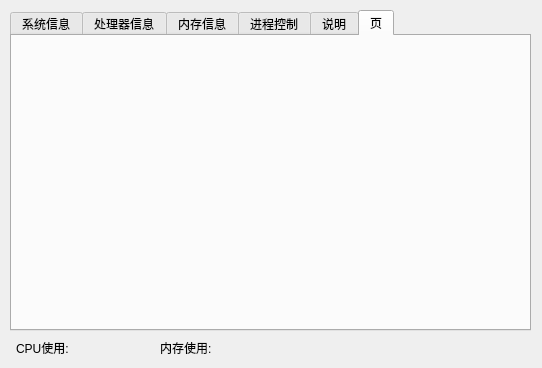
<?xml version="1.0" encoding="UTF-8"?>
<ui version="4.0">
 <class>Widget</class>
 <widget class="QWidget" name="Widget">
  <property name="geometry">
   <rect>
    <x>0</x>
    <y>0</y>
    <width>542</width>
    <height>368</height>
   </rect>
  </property>
  <property name="windowTitle">
   <string>系统资源监控器</string>
  </property>
  <widget class="QTabWidget" name="tabWidget">
   <property name="geometry">
    <rect>
     <x>10</x>
     <y>10</y>
     <width>521</width>
     <height>321</height>
    </rect>
   </property>
   <property name="currentIndex">
    <number>5</number>
   </property>
   <widget class="QWidget" name="sysInfoPage">
    <property name="toolTip">
     <string/>
    </property>
    <property name="whatsThis">
     <string/>
    </property>
    <attribute name="title">
     <string>系统信息</string>
    </attribute>
    <widget class="QFrame" name="sysframe">
     <property name="geometry">
      <rect>
       <x>9</x>
       <y>10</y>
       <width>501</width>
       <height>128</height>
      </rect>
     </property>
     <property name="frameShape">
      <enum>QFrame::Box</enum>
     </property>
     <property name="frameShadow">
      <enum>QFrame::Sunken</enum>
     </property>
     <widget class="QLabel" name="host_namelabel">
      <property name="geometry">
       <rect>
        <x>20</x>
        <y>10</y>
        <width>100</width>
        <height>30</height>
       </rect>
      </property>
      <property name="text">
       <string>主机名：</string>
      </property>
     </widget>
     <widget class="QLabel" name="start_timelabel">
      <property name="geometry">
       <rect>
        <x>20</x>
        <y>45</y>
        <width>105</width>
        <height>30</height>
       </rect>
      </property>
      <property name="text">
       <string>系统启动时间：</string>
      </property>
     </widget>
     <widget class="QLabel" name="run_timelabel">
      <property name="geometry">
       <rect>
        <x>20</x>
        <y>80</y>
        <width>105</width>
        <height>30</height>
       </rect>
      </property>
      <property name="text">
       <string>系统运行时间：</string>
      </property>
     </widget>
     <widget class="QLabel" name="host_msglabel">
      <property name="geometry">
       <rect>
        <x>170</x>
        <y>10</y>
        <width>300</width>
        <height>30</height>
       </rect>
      </property>
      <property name="text">
       <string/>
      </property>
     </widget>
     <widget class="QLabel" name="start_msglabel">
      <property name="geometry">
       <rect>
        <x>170</x>
        <y>45</y>
        <width>300</width>
        <height>30</height>
       </rect>
      </property>
      <property name="text">
       <string/>
      </property>
     </widget>
     <widget class="QLabel" name="run_msglabel">
      <property name="geometry">
       <rect>
        <x>170</x>
        <y>80</y>
        <width>300</width>
        <height>30</height>
       </rect>
      </property>
      <property name="text">
       <string/>
      </property>
     </widget>
    </widget>
    <widget class="QFrame" name="cpuframe">
     <property name="geometry">
      <rect>
       <x>10</x>
       <y>150</y>
       <width>501</width>
       <height>128</height>
      </rect>
     </property>
     <property name="frameShape">
      <enum>QFrame::Box</enum>
     </property>
     <property name="frameShadow">
      <enum>QFrame::Sunken</enum>
     </property>
     <widget class="QLabel" name="cpu_namelabel">
      <property name="geometry">
       <rect>
        <x>20</x>
        <y>10</y>
        <width>100</width>
        <height>30</height>
       </rect>
      </property>
      <property name="text">
       <string>CPU型号：</string>
      </property>
     </widget>
     <widget class="QLabel" name="cpu_frenamelabel">
      <property name="geometry">
       <rect>
        <x>20</x>
        <y>45</y>
        <width>105</width>
        <height>30</height>
       </rect>
      </property>
      <property name="text">
       <string>CPU主频：</string>
      </property>
     </widget>
     <widget class="QLabel" name="ed_namelabel">
      <property name="geometry">
       <rect>
        <x>20</x>
        <y>80</y>
        <width>105</width>
        <height>30</height>
       </rect>
      </property>
      <property name="text">
       <string>系统版本号：</string>
      </property>
     </widget>
     <widget class="QLabel" name="cpu_msglabel">
      <property name="geometry">
       <rect>
        <x>170</x>
        <y>10</y>
        <width>300</width>
        <height>30</height>
       </rect>
      </property>
      <property name="text">
       <string/>
      </property>
     </widget>
     <widget class="QLabel" name="cpu_fremsglabel">
      <property name="geometry">
       <rect>
        <x>170</x>
        <y>45</y>
        <width>300</width>
        <height>30</height>
       </rect>
      </property>
      <property name="text">
       <string/>
      </property>
     </widget>
     <widget class="QLabel" name="ed_msglabel">
      <property name="geometry">
       <rect>
        <x>170</x>
        <y>80</y>
        <width>300</width>
        <height>30</height>
       </rect>
      </property>
      <property name="text">
       <string/>
      </property>
     </widget>
    </widget>
   </widget>
   <widget class="QWidget" name="funcInfoPage">
    <attribute name="title">
     <string>处理器信息</string>
    </attribute>
    <widget class="QWidget" name="verticalLayoutWidget">
     <property name="geometry">
      <rect>
       <x>-20</x>
       <y>40</y>
       <width>571</width>
       <height>271</height>
      </rect>
     </property>
     <layout class="QVBoxLayout" name="verticalLayout">
      <property name="spacing">
       <number>0</number>
      </property>
      <property name="sizeConstraint">
       <enum>QLayout::SetMaximumSize</enum>
      </property>
     </layout>
    </widget>
    <widget class="QLabel" name="label_4">
     <property name="geometry">
      <rect>
       <x>10</x>
       <y>10</y>
       <width>101</width>
       <height>17</height>
      </rect>
     </property>
     <property name="text">
      <string>CPU使用率:</string>
     </property>
    </widget>
   </widget>
   <widget class="QWidget" name="meminfotab">
    <attribute name="title">
     <string>内存信息</string>
    </attribute>
    <widget class="QLabel" name="label_9">
     <property name="geometry">
      <rect>
       <x>10</x>
       <y>10</y>
       <width>67</width>
       <height>17</height>
      </rect>
     </property>
     <property name="text">
      <string>内存</string>
     </property>
    </widget>
    <widget class="QLabel" name="label_10">
     <property name="geometry">
      <rect>
       <x>10</x>
       <y>30</y>
       <width>91</width>
       <height>41</height>
      </rect>
     </property>
     <property name="text">
      <string>TextLabel</string>
     </property>
    </widget>
    <widget class="QLabel" name="label_11">
     <property name="geometry">
      <rect>
       <x>10</x>
       <y>70</y>
       <width>91</width>
       <height>41</height>
      </rect>
     </property>
     <property name="text">
      <string>TextLabel</string>
     </property>
    </widget>
    <widget class="QLabel" name="label_12">
     <property name="geometry">
      <rect>
       <x>10</x>
       <y>210</y>
       <width>91</width>
       <height>41</height>
      </rect>
     </property>
     <property name="text">
      <string>TextLabel</string>
     </property>
    </widget>
    <widget class="QLabel" name="label_14">
     <property name="geometry">
      <rect>
       <x>10</x>
       <y>170</y>
       <width>91</width>
       <height>41</height>
      </rect>
     </property>
     <property name="text">
      <string>TextLabel</string>
     </property>
    </widget>
    <widget class="QLabel" name="label_13">
     <property name="geometry">
      <rect>
       <x>10</x>
       <y>150</y>
       <width>71</width>
       <height>21</height>
      </rect>
     </property>
     <property name="text">
      <string>内存交换</string>
     </property>
    </widget>
    <widget class="QWidget" name="verticalLayoutWidget_2">
     <property name="geometry">
      <rect>
       <x>80</x>
       <y>-30</y>
       <width>481</width>
       <height>201</height>
      </rect>
     </property>
     <layout class="QVBoxLayout" name="verticalLayout_2">
      <property name="spacing">
       <number>0</number>
      </property>
      <property name="sizeConstraint">
       <enum>QLayout::SetMaximumSize</enum>
      </property>
     </layout>
    </widget>
    <widget class="QWidget" name="verticalLayoutWidget_3">
     <property name="geometry">
      <rect>
       <x>80</x>
       <y>130</y>
       <width>481</width>
       <height>199</height>
      </rect>
     </property>
     <layout class="QVBoxLayout" name="verticalLayout_3">
      <property name="spacing">
       <number>0</number>
      </property>
      <property name="sizeConstraint">
       <enum>QLayout::SetMaximumSize</enum>
      </property>
     </layout>
    </widget>
    <widget class="QWidget" name="verticalLayoutWidget_4">
     <property name="geometry">
      <rect>
       <x>-10</x>
       <y>0</y>
       <width>121</width>
       <height>291</height>
      </rect>
     </property>
     <layout class="QVBoxLayout" name="verticalLayout_4">
      <property name="spacing">
       <number>0</number>
      </property>
      <property name="sizeConstraint">
       <enum>QLayout::SetMaximumSize</enum>
      </property>
     </layout>
    </widget>
    <zorder>verticalLayoutWidget_2</zorder>
    <zorder>verticalLayoutWidget_3</zorder>
    <zorder>verticalLayoutWidget_4</zorder>
    <zorder>label_9</zorder>
    <zorder>label_14</zorder>
    <zorder>label_12</zorder>
    <zorder>label_13</zorder>
    <zorder>label_11</zorder>
    <zorder>label_10</zorder>
   </widget>
   <widget class="QWidget" name="procInfoPage">
    <attribute name="title">
     <string>进程控制</string>
    </attribute>
    <widget class="QTableWidget" name="tableWidget">
     <property name="geometry">
      <rect>
       <x>4</x>
       <y>4</y>
       <width>509</width>
       <height>238</height>
      </rect>
     </property>
    </widget>
    <widget class="QLabel" name="label_7">
     <property name="geometry">
      <rect>
       <x>20</x>
       <y>250</y>
       <width>101</width>
       <height>30</height>
      </rect>
     </property>
     <property name="text">
      <string>运行数：</string>
     </property>
    </widget>
    <widget class="QPushButton" name="pushButton">
     <property name="geometry">
      <rect>
       <x>410</x>
       <y>248</y>
       <width>89</width>
       <height>35</height>
      </rect>
     </property>
     <property name="text">
      <string>结束进程</string>
     </property>
    </widget>
    <widget class="QLabel" name="label_8">
     <property name="geometry">
      <rect>
       <x>140</x>
       <y>250</y>
       <width>101</width>
       <height>30</height>
      </rect>
     </property>
     <property name="text">
      <string>睡眠数：</string>
     </property>
    </widget>
    <widget class="QPushButton" name="pushButton_4">
     <property name="geometry">
      <rect>
       <x>300</x>
       <y>248</y>
       <width>89</width>
       <height>35</height>
      </rect>
     </property>
     <property name="text">
      <string>刷新</string>
     </property>
    </widget>
   </widget>
   <widget class="QWidget" name="tipPage">
    <attribute name="title">
     <string>说明</string>
    </attribute>
    <widget class="QFrame" name="frame_2">
     <property name="geometry">
      <rect>
       <x>10</x>
       <y>10</y>
       <width>361</width>
       <height>271</height>
      </rect>
     </property>
     <property name="frameShape">
      <enum>QFrame::StyledPanel</enum>
     </property>
     <property name="frameShadow">
      <enum>QFrame::Raised</enum>
     </property>
     <widget class="QLabel" name="label_5">
      <property name="geometry">
       <rect>
        <x>20</x>
        <y>10</y>
        <width>321</width>
        <height>101</height>
       </rect>
      </property>
      <property name="text">
       <string/>
      </property>
     </widget>
     <widget class="QTextEdit" name="textEdit">
      <property name="geometry">
       <rect>
        <x>130</x>
        <y>170</y>
        <width>221</width>
        <height>31</height>
       </rect>
      </property>
     </widget>
     <widget class="QLabel" name="label_6">
      <property name="geometry">
       <rect>
        <x>20</x>
        <y>170</y>
        <width>101</width>
        <height>31</height>
       </rect>
      </property>
      <property name="text">
       <string>新进程名称：</string>
      </property>
     </widget>
     <widget class="QPushButton" name="pushButton_3">
      <property name="geometry">
       <rect>
        <x>250</x>
        <y>220</y>
        <width>101</width>
        <height>41</height>
       </rect>
      </property>
      <property name="text">
       <string>创建</string>
      </property>
     </widget>
     <widget class="QPushButton" name="pushButton_5">
      <property name="geometry">
       <rect>
        <x>130</x>
        <y>220</y>
        <width>101</width>
        <height>41</height>
       </rect>
      </property>
      <property name="text">
       <string>强制关闭</string>
      </property>
     </widget>
    </widget>
    <widget class="QPushButton" name="pushButton_2">
     <property name="geometry">
      <rect>
       <x>400</x>
       <y>230</y>
       <width>101</width>
       <height>41</height>
      </rect>
     </property>
     <property name="text">
      <string>关机</string>
     </property>
    </widget>
    <widget class="QTextEdit" name="textEdit_2">
     <property name="geometry">
      <rect>
       <x>380</x>
       <y>10</y>
       <width>131</width>
       <height>201</height>
      </rect>
     </property>
    </widget>
   </widget>
   <widget class="QWidget" name="tab">
    <attribute name="title">
     <string>页</string>
    </attribute>
   </widget>
  </widget>
  <widget class="QLabel" name="label">
   <property name="geometry">
    <rect>
     <x>16</x>
     <y>333</y>
     <width>131</width>
     <height>30</height>
    </rect>
   </property>
   <property name="text">
    <string>CPU使用:</string>
   </property>
  </widget>
  <widget class="QLabel" name="label_2">
   <property name="geometry">
    <rect>
     <x>160</x>
     <y>333</y>
     <width>131</width>
     <height>30</height>
    </rect>
   </property>
   <property name="text">
    <string>内存使用:</string>
   </property>
  </widget>
  <widget class="QLabel" name="label_3">
   <property name="geometry">
    <rect>
     <x>320</x>
     <y>333</y>
     <width>221</width>
     <height>30</height>
    </rect>
   </property>
   <property name="text">
    <string/>
   </property>
  </widget>
 </widget>
 <layoutdefault spacing="6" margin="11"/>
 <resources/>
 <connections/>
</ui>
